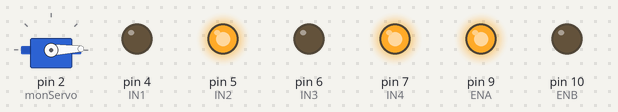
Bench run of a sketch on a simulated Arduino Uno, built with avr-gcc and run on an emulated ATmega328P. Shown: servo, output pins drawn as LEDs (lit = HIGH). What the sketch prints to the serial monitor is not drawn.

Above: at 8.0 s.
At 12.0 s:
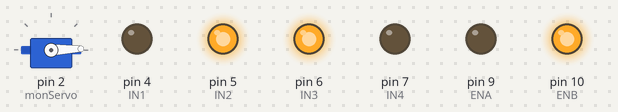
At 14.0 s:
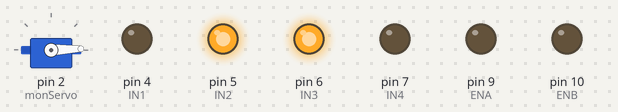
At 25.5 s:
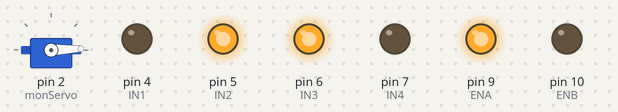
At 33.5 s:
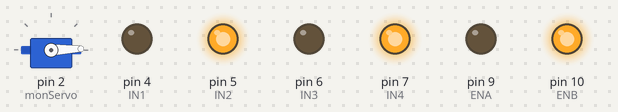
Timing chart, 0 to 40.0 s (numbered marks = the images above):
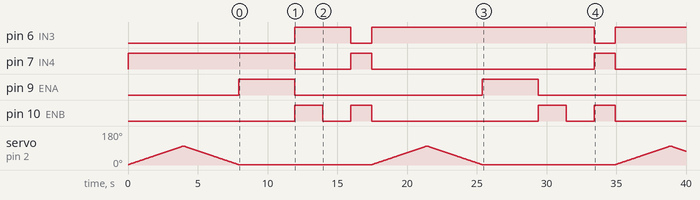

The sketch:

ORAL_servo___moteurs_Lego.ino
```cpp
#include <Servo.h>;
Servo monServo;
int positionServo = 2;


// Moteur des roues
int ENA = 9 ;
int IN1 = 4 ;
int IN2 = 5 ;

// Moteur du bras articulé
int ENB = 10 ;
int IN3 = 6 ;
int IN4 = 7 ;

void setup() {
  monServo.attach(2);
  monServo.write(positionServo);
  Serial.begin(9600);


  pinMode(ENA,OUTPUT);
  pinMode(IN1,OUTPUT);
  pinMode(IN2,OUTPUT);

  pinMode(ENB,OUTPUT);
  pinMode(IN3,OUTPUT);
  pinMode(IN4,OUTPUT);

  //puissance des moteurs
  digitalWrite(ENA,LOW);
  digitalWrite(ENB,LOW);

  //Sens des moteurs
  // - Moteur roues
  digitalWrite(IN1,LOW);
  digitalWrite(IN2,HIGH);

  // - Moteur bras
  digitalWrite(IN3,LOW);
  digitalWrite(IN4,HIGH);

}

void loop() {


    for (positionServo= 2 ; positionServo <= 100 ; positionServo++){
      monServo.write(positionServo);
      delay(40);
      Serial.print(positionServo);
    }

     for (positionServo= 100 ; positionServo >= 2 ; positionServo--){
      monServo.write(positionServo);
      delay(40);
      Serial.print(positionServo);
    }


  // roues en marche pendant X secondes
  digitalWrite(ENA,255);
  delay(4000);
  digitalWrite(ENA,0);
  Serial.print("roues");

  // montée + arret + descente des roues

  digitalWrite(IN3,HIGH);
  digitalWrite(IN4,LOW);

  digitalWrite(ENB,155);
  delay(2000);
  Serial.println("montée");

  digitalWrite(ENB,0);
  delay(2000);
  Serial.println("arret");

  digitalWrite(IN3,LOW);
  digitalWrite(IN4,HIGH);

  digitalWrite(ENB,155);
  delay(1500);
  Serial.println("descente");
  digitalWrite(ENB,0);

  digitalWrite(IN3,HIGH);
  digitalWrite(IN4,LOW);
  Serial.println("fin");


}
```

Measured:
- by itself, pin 6 (IN3): goes HIGH 4.0 s, LOW 1.5 s, HIGH 16.0 s, LOW 1.5 s, then HIGH
- by itself, pin 7 (IN4): goes LOW 4.0 s, HIGH 1.5 s, LOW 16.0 s, HIGH 1.5 s, then LOW
- by itself, pin 9 (ENA): alternates HIGH for 4.0 s and LOW for 13.5 s
- by itself, pin 10 (ENB): LOW → HIGH at 12.0 s, → LOW 2.0 s later, → HIGH 2.0 s later, → LOW 1.5 s later, … (8 changes in this stretch)
